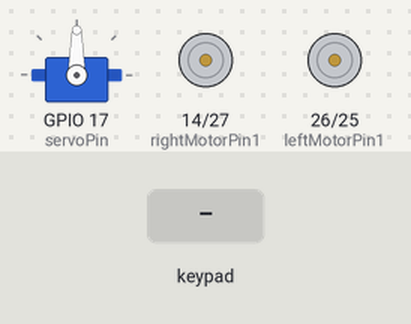
A sketch run on a simulated ESP32. On the bench: servo, motor-driver pin pairs drawn as motors (green arrow = first pin HIGH = forward, orange = second pin HIGH = backward, longer = more drive). Inputs (shaded band) come from the test bench.

Above: at 1.2 s.
1.3 s: key 'U' pressed
At 1.5 s:
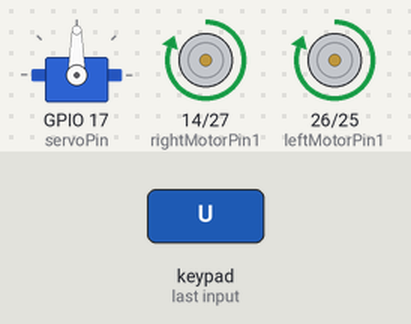
3.2 s: key 'D' pressed
At 3.4 s:
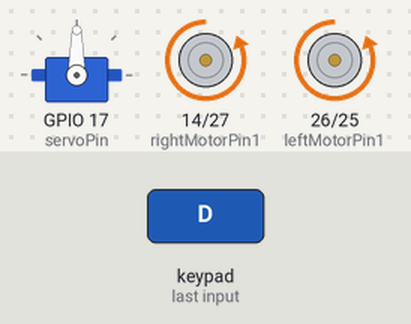
5.1 s: key 'L' pressed
At 5.3 s:
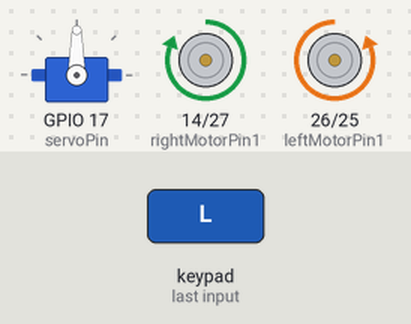
7.0 s: key 'R' pressed
At 7.2 s:
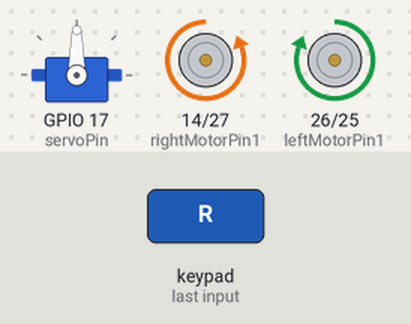
Timing chart, 0 to 9.9 s (numbered marks = the images above; inputs shaded):
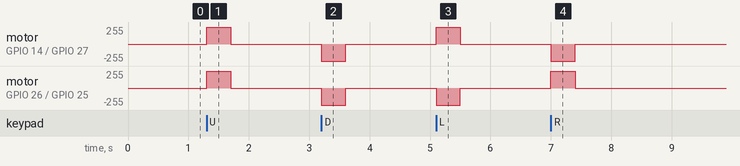

Measured:
- after the input at 1.3 s, motor on GPIO 14 (rightMotorPin1) / GPIO 27 (rightMotorPin2), motor on GPIO 26 (leftMotorPin1) / GPIO 25 (leftMotorPin2): stopped → forward 255/255 at once, → stopped 0.40 s later
- after the input at 3.2 s, motor on GPIO 14 (rightMotorPin1) / GPIO 27 (rightMotorPin2), motor on GPIO 26 (leftMotorPin1) / GPIO 25 (leftMotorPin2): stopped → backward 255/255 at once, → stopped 0.40 s later
- after the input at 5.1 s, motor on GPIO 14 (rightMotorPin1) / GPIO 27 (rightMotorPin2): stopped → forward 255/255 at once, → stopped 0.40 s later; motor on GPIO 26 (leftMotorPin1) / GPIO 25 (leftMotorPin2): stopped → backward 255/255 at once, → stopped 0.40 s later
- after the input at 7.0 s, motor on GPIO 14 (rightMotorPin1) / GPIO 27 (rightMotorPin2): stopped → backward 255/255 at once, → stopped 0.40 s later; motor on GPIO 26 (leftMotorPin1) / GPIO 25 (leftMotorPin2): stopped → forward 255/255 at once, → stopped 0.40 s later

The sketch:

main.ino
```cpp
#define CUSTOM_SETTINGS
#define INCLUDE_GAMEPAD_MODULE
#include <DabbleESP32.h>
#include <ESP32Servo.h>

// Motor and control pins
int rightMotorPin1 = 14, rightMotorPin2 = 27;
int leftMotorPin1  = 26, leftMotorPin2  = 25;
int sleepPin       = 20;

// Ultrasonic sensor pins
const int trigPin = 5;
const int echoPin = 18;

// Servo pin
const int servoPin = 17;
Servo servo;

// Obstacle avoidance mode flag
bool obstacleMode = false;
const int OBSTACLE_THRESHOLD = 25; // cm

// Tuning: how long to rotate when choosing a direction (in milliseconds)
const unsigned long TURN_DURATION = 600; // adjust as needed

//#define Forward_speed 150
#define MAX_MOTOR_SPEED 255
const int PWMFreq = 1000;      // PWM frequency
const int PWMResolution = 8;   // PWM resolution
const int rightMotorPin1PWMChannel = 4;
const int rightMotorPin2PWMChannel = 5;
const int leftMotorPin1PWMChannel  = 6;
const int leftMotorPin2PWMChannel  = 7;

// Dabble connection flag and joystick deadzone
bool dabbleConnected = false;
const float ANALOG_THRESHOLD = 2.0;

// Rotate motors with DRV8833
void rotateMotor(int rightSpeed, int leftSpeed) {
  // Right motor
  if (rightSpeed < 0) {
    ledcWrite(rightMotorPin1PWMChannel, 0);
    ledcWrite(rightMotorPin2PWMChannel, abs(rightSpeed));
  } else if (rightSpeed > 0) {
    ledcWrite(rightMotorPin1PWMChannel, abs(rightSpeed));
    ledcWrite(rightMotorPin2PWMChannel, 0);
  } else {
    ledcWrite(rightMotorPin1PWMChannel, 0);
    ledcWrite(rightMotorPin2PWMChannel, 0);
  }
  // Left motor
  if (leftSpeed < 0) {
    ledcWrite(leftMotorPin1PWMChannel, 0);
    ledcWrite(leftMotorPin2PWMChannel, abs(leftSpeed));
  } else if (leftSpeed > 0) {
    ledcWrite(leftMotorPin1PWMChannel, abs(leftSpeed));
    ledcWrite(leftMotorPin2PWMChannel, 0);
  } else {
    ledcWrite(leftMotorPin1PWMChannel, 0);
    ledcWrite(leftMotorPin2PWMChannel, 0);
  }
}

// Measure distance in cm using HC-SR04
long measureDistanceCM() {
  digitalWrite(trigPin, LOW);
  delayMicroseconds(2);
  digitalWrite(trigPin, HIGH);
  delayMicroseconds(10);
  digitalWrite(trigPin, LOW);
  long duration = pulseIn(echoPin, HIGH, 30000); // timeout to avoid blocking too long
  if (duration == 0) {
    // No echo within timeout: treat as “far” or clear
    return 0;
  }
  long distance = duration * 0.034 / 2; // speed of sound ~0.034 cm/us
  return distance;
}

void setUpPinModes() {
  pinMode(rightMotorPin1, OUTPUT);
  pinMode(rightMotorPin2, OUTPUT);
  pinMode(leftMotorPin1,  OUTPUT);
  pinMode(leftMotorPin2,  OUTPUT);
  pinMode(sleepPin, OUTPUT);
  digitalWrite(sleepPin, HIGH);

  pinMode(trigPin, OUTPUT);
  pinMode(echoPin, INPUT);

  ledcSetup(rightMotorPin1PWMChannel, PWMFreq, PWMResolution);
  ledcSetup(rightMotorPin2PWMChannel, PWMFreq, PWMResolution);
  ledcSetup(leftMotorPin1PWMChannel,  PWMFreq, PWMResolution);
  ledcSetup(leftMotorPin2PWMChannel,  PWMFreq, PWMResolution);

  ledcAttachPin(rightMotorPin1, rightMotorPin1PWMChannel);
  ledcAttachPin(rightMotorPin2, rightMotorPin2PWMChannel);
  ledcAttachPin(leftMotorPin1,  leftMotorPin1PWMChannel);
  ledcAttachPin(leftMotorPin2,  leftMotorPin2PWMChannel);

  rotateMotor(0, 0);
}

void setup() {
  setUpPinModes();
  // Set up servo (SG90) on pin 17 at 50Hz
  servo.attach(servoPin, 500, 2500);
  servo.setPeriodHertz(50);
  servo.write(90); // center (forward)

  Dabble.begin("MyBluetoothCar");
}

void loop() {
  Dabble.processInput();

  // Initial handshake: wait for any gamepad input to confirm connection
  if (!dabbleConnected) {
    if (GamePad.isUpPressed() || GamePad.isDownPressed() ||
        GamePad.isLeftPressed() || GamePad.isRightPressed() ||
        abs(GamePad.getXaxisData()) > ANALOG_THRESHOLD ||
        abs(GamePad.getYaxisData()) > ANALOG_THRESHOLD ||
        GamePad.isStartPressed() || GamePad.isSelectPressed()) {
      dabbleConnected = true;
    } else {
      rotateMotor(0, 0);
      return;
    }
  }

  // Toggle obstacle-avoidance mode
  if (GamePad.isStartPressed())  obstacleMode = true;
  if (GamePad.isSelectPressed()) obstacleMode = false;

  if (obstacleMode) {
    // --- Autonomous Obstacle Avoidance Mode ---
    long distance = measureDistanceCM();
    if (distance > OBSTACLE_THRESHOLD || distance == 0) {
      // Path clear: move forward
      servo.write(90); // ensure servo centered
      rotateMotor(MAX_MOTOR_SPEED/2.5, MAX_MOTOR_SPEED/2.5);
    } else {
      // Obstacle detected
      rotateMotor(0, 0);
      delay(0);

      // Back up slowly
      rotateMotor(-MAX_MOTOR_SPEED/2, -MAX_MOTOR_SPEED/2);
      delay(500);
      rotateMotor(0, 0);
      delay(100);

      // Scan left
      servo.write(30); // turn ultrasonic to left
      delay(300);
      long distLeft = measureDistanceCM();
      // Scan right
      servo.write(150); // turn ultrasonic to right
      delay(300);
      long distRight = measureDistanceCM();
      // Re-center servo
      servo.write(90);
      delay(300);

      bool leftClear  = (distLeft  > OBSTACLE_THRESHOLD) || (distLeft == 0);
      bool rightClear = (distRight > OBSTACLE_THRESHOLD) || (distRight == 0);

      // Decide turn direction
      if (leftClear && (!rightClear || distLeft >= distRight)) {
        // Turn left
        rotateMotor(MAX_MOTOR_SPEED, -MAX_MOTOR_SPEED);
        delay(TURN_DURATION);
        rotateMotor(0, 0);
      }
      else if (rightClear && (!leftClear || distRight > distLeft)) {
        // Turn right
        rotateMotor(-MAX_MOTOR_SPEED, MAX_MOTOR_SPEED);
        delay(TURN_DURATION);
        rotateMotor(0, 0);
      }
      else {
        // Both sides blocked: rotate ~180°
        rotateMotor(-MAX_MOTOR_SPEED, MAX_MOTOR_SPEED);
        // Rotate longer for ~180°; adjust if needed
        delay(1000);
        rotateMotor(0, 0);
      }
      // Small pause before next measurement
      delay(200);

      // After rotation, next loop iteration will measure distance again and move forward if clear.
    }
  }
  else {
    // --- Manual Control Mode (original Dabble joystick logic) ---
    int rightSpeed = 0, leftSpeed = 0;
    if (GamePad.isUpPressed()) {
      rightSpeed =  MAX_MOTOR_SPEED; leftSpeed =  MAX_MOTOR_SPEED;
    }
    else if (GamePad.isDownPressed()) {
      rightSpeed = -MAX_MOTOR_SPEED; leftSpeed = -MAX_MOTOR_SPEED;
    }
    else if (GamePad.isLeftPressed()) {
      rightSpeed =  MAX_MOTOR_SPEED; leftSpeed = -MAX_MOTOR_SPEED;
    }
    else if (GamePad.isRightPressed()) {
      rightSpeed = -MAX_MOTOR_SPEED; leftSpeed =  MAX_MOTOR_SPEED;
    }
    else {
      // Analog joystick control
      float xVal = GamePad.getXaxisData();
      float yVal = GamePad.getYaxisData();
      if (abs(xVal) < ANALOG_THRESHOLD && abs(yVal) < ANALOG_THRESHOLD) {
        rightSpeed = 0; leftSpeed = 0;
      }
      else if (abs(xVal) > abs(yVal)) {
        float factor = min(abs(xVal)/7.0, 1.0);
        if (xVal > 0) {
          rightSpeed = -MAX_MOTOR_SPEED * factor;
          leftSpeed  =  MAX_MOTOR_SPEED * factor;
        } else {
          rightSpeed =  MAX_MOTOR_SPEED * factor;
          leftSpeed  = -MAX_MOTOR_SPEED * factor;
        }
      }
      else {
        float factor = min(abs(yVal)/7.0, 1.0);
        if (yVal > 0) {
          rightSpeed =  MAX_MOTOR_SPEED * factor;
          leftSpeed  =  MAX_MOTOR_SPEED * factor;
        } else {
          rightSpeed = -MAX_MOTOR_SPEED * factor;
          leftSpeed  = -MAX_MOTOR_SPEED * factor;
        }
      }
    }
    rotateMotor(rightSpeed, leftSpeed);
  }
}
```
